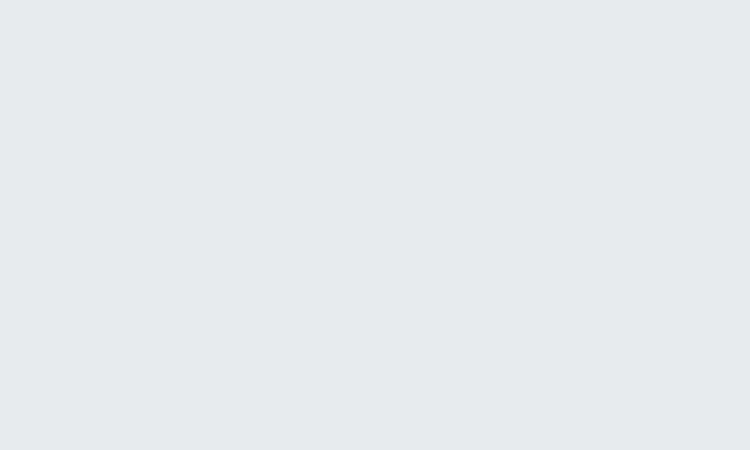
<?xml version="1.0" encoding="UTF-8"?>
<ui version="4.0">
 <class>ProntoSoccorso</class>
 <widget class="QWidget" name="ProntoSoccorso">
  <property name="geometry">
   <rect>
    <x>0</x>
    <y>0</y>
    <width>750</width>
    <height>450</height>
   </rect>
  </property>
  <property name="minimumSize">
   <size>
    <width>750</width>
    <height>450</height>
   </size>
  </property>
  <property name="maximumSize">
   <size>
    <width>750</width>
    <height>450</height>
   </size>
  </property>
  <property name="windowTitle">
   <string>Form</string>
  </property>
  <property name="styleSheet">
   <string notr="true">background-color: rgb(230, 235, 239);</string>
  </property>
  <widget class="QLabel" name="InformazioniProfilo">
   <property name="geometry">
    <rect>
     <x>10</x>
     <y>5</y>
     <width>581</width>
     <height>40</height>
    </rect>
   </property>
   <property name="font">
    <font>
     <family>Montserrat SemiBold</family>
     <pointsize>20</pointsize>
     <weight>50</weight>
     <bold>false</bold>
    </font>
   </property>
   <property name="styleSheet">
    <string notr="true">background-color: rgba(230, 235, 239,0);
color: rgb(230, 235, 239);</string>
   </property>
   <property name="text">
    <string>Info paziente</string>
   </property>
   <property name="wordWrap">
    <bool>false</bool>
   </property>
  </widget>
  <widget class="QLabel" name="label">
   <property name="geometry">
    <rect>
     <x>20</x>
     <y>65</y>
     <width>290</width>
     <height>20</height>
    </rect>
   </property>
   <property name="font">
    <font>
     <family>Montserrat SemiBold</family>
     <pointsize>9</pointsize>
    </font>
   </property>
   <property name="styleSheet">
    <string notr="true">color: rgba(230, 235, 239,0.6);
background-color: rgba(0, 57, 97,0);</string>
   </property>
   <property name="text">
    <string>Dati personali </string>
   </property>
  </widget>
  <widget class="QLabel" name="Sheda">
   <property name="geometry">
    <rect>
     <x>20</x>
     <y>90</y>
     <width>290</width>
     <height>210</height>
    </rect>
   </property>
   <property name="styleSheet">
    <string notr="true">background-color: rgba(230, 235, 239,0);
border: 1px solid rgba(230, 235, 239,0.6);
border-radius: 5px;
</string>
   </property>
   <property name="text">
    <string/>
   </property>
  </widget>
  <widget class="QLabel" name="label_3">
   <property name="geometry">
    <rect>
     <x>30</x>
     <y>140</y>
     <width>130</width>
     <height>30</height>
    </rect>
   </property>
   <property name="font">
    <font>
     <family>Montserrat Medium</family>
     <pointsize>10</pointsize>
    </font>
   </property>
   <property name="styleSheet">
    <string notr="true">background-color: rgba(0, 57, 97,0);
color: rgb(230, 235, 239);

border-radius: 6px;
   

</string>
   </property>
   <property name="text">
    <string>Data di nascita :</string>
   </property>
  </widget>
  <widget class="QLabel" name="LogoPazienti">
   <property name="geometry">
    <rect>
     <x>460</x>
     <y>135</y>
     <width>160</width>
     <height>200</height>
    </rect>
   </property>
   <property name="styleSheet">
    <string notr="true">background-color: rgba(230, 235, 239,0);</string>
   </property>
   <property name="text">
    <string/>
   </property>
   <property name="pixmap">
    <pixmap>E:/UI UFFICIALI/MATERIALE/IconaPazientiom.png</pixmap>
   </property>
   <property name="scaledContents">
    <bool>true</bool>
   </property>
   <property name="wordWrap">
    <bool>false</bool>
   </property>
  </widget>
  <widget class="QLabel" name="Back">
   <property name="geometry">
    <rect>
     <x>0</x>
     <y>0</y>
     <width>770</width>
     <height>450</height>
    </rect>
   </property>
   <property name="text">
    <string/>
   </property>
   <property name="pixmap">
    <pixmap>E:/UI UFFICIALI/MATERIALE/Back.png</pixmap>
   </property>
   <property name="scaledContents">
    <bool>true</bool>
   </property>
  </widget>
  <widget class="QLabel" name="Nome">
   <property name="geometry">
    <rect>
     <x>30</x>
     <y>100</y>
     <width>130</width>
     <height>30</height>
    </rect>
   </property>
   <property name="styleSheet">
    <string notr="true">background-color: rgba(0, 57, 97,0);
color: rgb(230, 235, 239);
border-radius: 6px;
</string>
   </property>
   <property name="text">
    <string/>
   </property>
  </widget>
  <widget class="QLabel" name="Cognome">
   <property name="geometry">
    <rect>
     <x>170</x>
     <y>100</y>
     <width>130</width>
     <height>30</height>
    </rect>
   </property>
   <property name="styleSheet">
    <string notr="true">background-color: rgba(0, 57, 97,0);
color: rgb(230, 235, 239);
border-radius: 6px;
</string>
   </property>
   <property name="text">
    <string/>
   </property>
  </widget>
  <widget class="QLabel" name="DataDiNascita">
   <property name="geometry">
    <rect>
     <x>170</x>
     <y>140</y>
     <width>130</width>
     <height>30</height>
    </rect>
   </property>
   <property name="styleSheet">
    <string notr="true">background-color: rgba(0, 57, 97,0);
color: rgb(230, 235, 239);
border-radius: 6px;
</string>
   </property>
   <property name="text">
    <string/>
   </property>
  </widget>
  <widget class="QLabel" name="CodiceFiscale">
   <property name="geometry">
    <rect>
     <x>30</x>
     <y>180</y>
     <width>160</width>
     <height>30</height>
    </rect>
   </property>
   <property name="styleSheet">
    <string notr="true">background-color: rgba(0, 57, 97,0);
color: rgb(230, 235, 239);
border-radius: 6px;
</string>
   </property>
   <property name="text">
    <string/>
   </property>
  </widget>
  <widget class="QLabel" name="Sesso">
   <property name="geometry">
    <rect>
     <x>200</x>
     <y>180</y>
     <width>100</width>
     <height>30</height>
    </rect>
   </property>
   <property name="styleSheet">
    <string notr="true">background-color: rgba(0, 57, 97,0);
color: rgb(230, 235, 239);
border-radius: 6px;
</string>
   </property>
   <property name="text">
    <string/>
   </property>
  </widget>
  <widget class="QLabel" name="CittaDiNascita">
   <property name="geometry">
    <rect>
     <x>30</x>
     <y>220</y>
     <width>130</width>
     <height>30</height>
    </rect>
   </property>
   <property name="styleSheet">
    <string notr="true">background-color: rgba(0, 57, 97,0);
color: rgb(230, 235, 239);
border-radius: 6px;
</string>
   </property>
   <property name="text">
    <string/>
   </property>
  </widget>
  <widget class="QLabel" name="Cellulare">
   <property name="geometry">
    <rect>
     <x>170</x>
     <y>220</y>
     <width>130</width>
     <height>30</height>
    </rect>
   </property>
   <property name="styleSheet">
    <string notr="true">background-color: rgba(0, 57, 97,0);
color: rgb(230, 235, 239);
border-radius: 6px;
</string>
   </property>
   <property name="text">
    <string/>
   </property>
  </widget>
  <widget class="QLabel" name="Residenza">
   <property name="geometry">
    <rect>
     <x>30</x>
     <y>260</y>
     <width>270</width>
     <height>30</height>
    </rect>
   </property>
   <property name="styleSheet">
    <string notr="true">background-color: rgba(0, 57, 97,0);
color: rgb(230, 235, 239);
border-radius: 6px;
</string>
   </property>
   <property name="text">
    <string/>
   </property>
  </widget>
  <widget class="QLabel" name="Sheda_2">
   <property name="geometry">
    <rect>
     <x>20</x>
     <y>335</y>
     <width>290</width>
     <height>80</height>
    </rect>
   </property>
   <property name="styleSheet">
    <string notr="true">background-color: rgba(230, 235, 239,0);
border: 1px solid rgba(230, 235, 239,0.6);
border-radius: 5px;
</string>
   </property>
   <property name="text">
    <string/>
   </property>
  </widget>
  <widget class="QLabel" name="label_2">
   <property name="geometry">
    <rect>
     <x>20</x>
     <y>310</y>
     <width>290</width>
     <height>20</height>
    </rect>
   </property>
   <property name="font">
    <font>
     <family>Montserrat SemiBold</family>
     <pointsize>9</pointsize>
    </font>
   </property>
   <property name="styleSheet">
    <string notr="true">color: rgba(230, 235, 239,0.6);
background-color: rgba(0, 57, 97,0);</string>
   </property>
   <property name="text">
    <string>Dati paziente</string>
   </property>
  </widget>
  <widget class="QLabel" name="label_4">
   <property name="geometry">
    <rect>
     <x>30</x>
     <y>340</y>
     <width>130</width>
     <height>30</height>
    </rect>
   </property>
   <property name="font">
    <font>
     <family>Montserrat Medium</family>
     <pointsize>10</pointsize>
    </font>
   </property>
   <property name="styleSheet">
    <string notr="true">background-color: rgba(0, 57, 97,0);
color: rgb(230, 235, 239);

border-radius: 6px;
   

</string>
   </property>
   <property name="text">
    <string>Stato ricovero:</string>
   </property>
  </widget>
  <widget class="QLabel" name="label_5">
   <property name="geometry">
    <rect>
     <x>30</x>
     <y>380</y>
     <width>130</width>
     <height>30</height>
    </rect>
   </property>
   <property name="font">
    <font>
     <family>Montserrat Medium</family>
     <pointsize>10</pointsize>
    </font>
   </property>
   <property name="styleSheet">
    <string notr="true">background-color: rgba(0, 57, 97,0);
color: rgb(230, 235, 239);

border-radius: 6px;
   

</string>
   </property>
   <property name="text">
    <string>Prenotazione:</string>
   </property>
  </widget>
  <widget class="QLabel" name="Ricovero">
   <property name="geometry">
    <rect>
     <x>170</x>
     <y>340</y>
     <width>130</width>
     <height>30</height>
    </rect>
   </property>
   <property name="styleSheet">
    <string notr="true">background-color: rgba(0, 57, 97,0);
color: rgb(230, 235, 239);
border-radius: 6px;
</string>
   </property>
   <property name="text">
    <string/>
   </property>
  </widget>
  <widget class="QLineEdit" name="Prenotazione">
   <property name="geometry">
    <rect>
     <x>170</x>
     <y>380</y>
     <width>130</width>
     <height>30</height>
    </rect>
   </property>
   <property name="styleSheet">
    <string notr="true">background-color: rgba(0, 57, 97,0);
color: rgb(230, 235, 239);

border-radius: 6px;
   

</string>
   </property>
   <property name="maxLength">
    <number>15</number>
   </property>
   <property name="frame">
    <bool>true</bool>
   </property>
   <property name="readOnly">
    <bool>true</bool>
   </property>
  </widget>
  <zorder>Back</zorder>
  <zorder>Sheda</zorder>
  <zorder>InformazioniProfilo</zorder>
  <zorder>label</zorder>
  <zorder>label_3</zorder>
  <zorder>LogoPazienti</zorder>
  <zorder>Nome</zorder>
  <zorder>Cognome</zorder>
  <zorder>DataDiNascita</zorder>
  <zorder>CodiceFiscale</zorder>
  <zorder>Sesso</zorder>
  <zorder>CittaDiNascita</zorder>
  <zorder>Cellulare</zorder>
  <zorder>Residenza</zorder>
  <zorder>Sheda_2</zorder>
  <zorder>label_2</zorder>
  <zorder>label_4</zorder>
  <zorder>label_5</zorder>
  <zorder>Ricovero</zorder>
  <zorder>Prenotazione</zorder>
 </widget>
 <resources>
  <include location="E:/asa.qrc"/>
 </resources>
 <connections/>
</ui>
